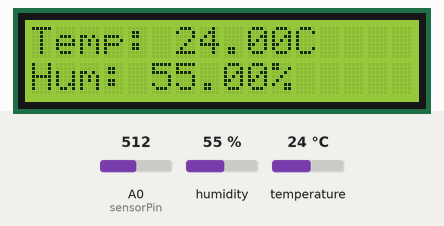
The sketch below on a simulated Arduino Uno, built with avr-gcc and run on an emulated ATmega328P. Shown: 16×2 character LCD. The inputs (shaded band) are chosen by the test bench; at power-on: humidity 55 %, A0 (sensorPin) = 512, temperature 24 °C.

Above: at 1.2 s.
1.3 s: humidity set to 22 %
At 5.2 s:
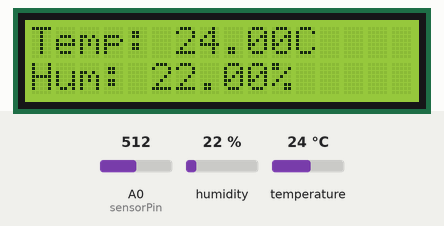
10.7 s: A0 (sensorPin) set to 716
At 15.6 s:
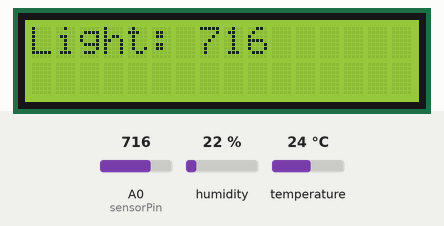
17.8 s: temperature set to 12 °C
At 20.7 s:
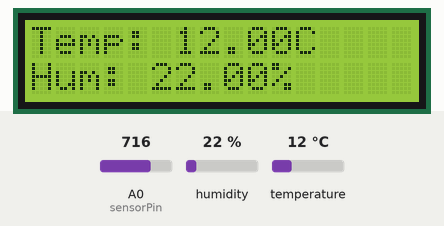
23.9 s: A0 (sensorPin) set to 900
At 26.9 s:
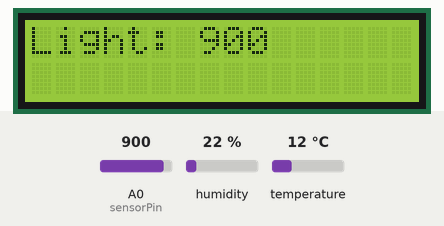
30.0 s: humidity set to 40 %
At 33.3 s:
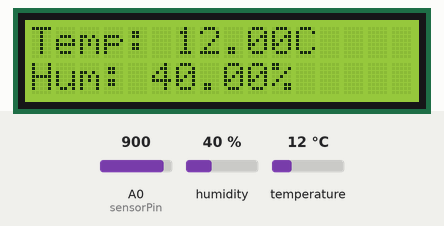
36.1 s: A0 (sensorPin) set to 1023
At 39.6 s:
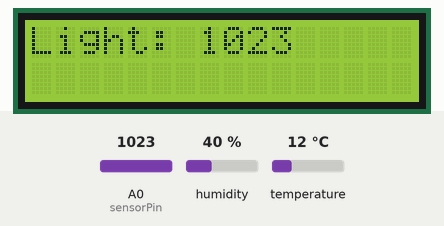
Timing chart, 0 to 41.1 s (numbered marks = the images above; inputs shaded):
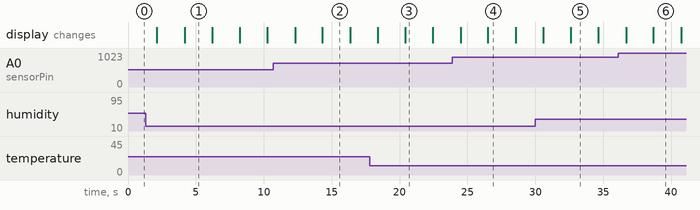

The sketch:

lcd_withsensors.ino
```cpp
#include <Wire.h>
#include <LiquidCrystal_I2C.h>
#include <DHT.h>
#define DHTPIN A1

DHT dht(DHTPIN, DHT11);
LiquidCrystal_I2C lcd(0x27, 16, 2);

const int sensorPin = A0;

void setup() {
  lcd.init();
  lcd.backlight();

  dht.begin();
}

void loop() {
  float humidity = dht.readHumidity();
  float temperature = dht.readTemperature();

  if (isnan(humidity) || isnan(temperature)) {
    lcd.clear();
    lcd.setCursor(0, 0);
    lcd.print("DHT11 ERROR");
    return;
  }

  int sensorValue = analogRead(sensorPin);

  lcd.clear();
  lcd.setCursor(0, 0);
  lcd.print("Temp: ");
  lcd.print(temperature);
  lcd.print("C ");
  lcd.setCursor(0, 1);
  lcd.print("Hum: ");
  lcd.print(humidity);
  lcd.print("%");
  delay(2000);

  lcd.clear();
  lcd.setCursor(0, 0);
  lcd.print("Light: ");
  lcd.print(sensorValue);

  delay(2000);
}
```

Measured:
- after the input at 1.3 s, the display: first differs from a run without the input after 2.9 s (image 1)
- after the input at 10.7 s, the display: first differs from a run without the input after 3.6 s (image 2)
- after the input at 17.8 s, the display: first differs from a run without the input after 2.6 s (image 3)
- after the input at 23.9 s, the display: first differs from a run without the input after 2.6 s (image 4)
- after the input at 30.0 s, the display: first differs from a run without the input after 2.6 s (image 5)
- after the input at 36.1 s, the display: first differs from a run without the input after 2.6 s (image 6)
- what the display in image 1 shows lasts 2.0 s, from 4.2 s to 6.2 s
